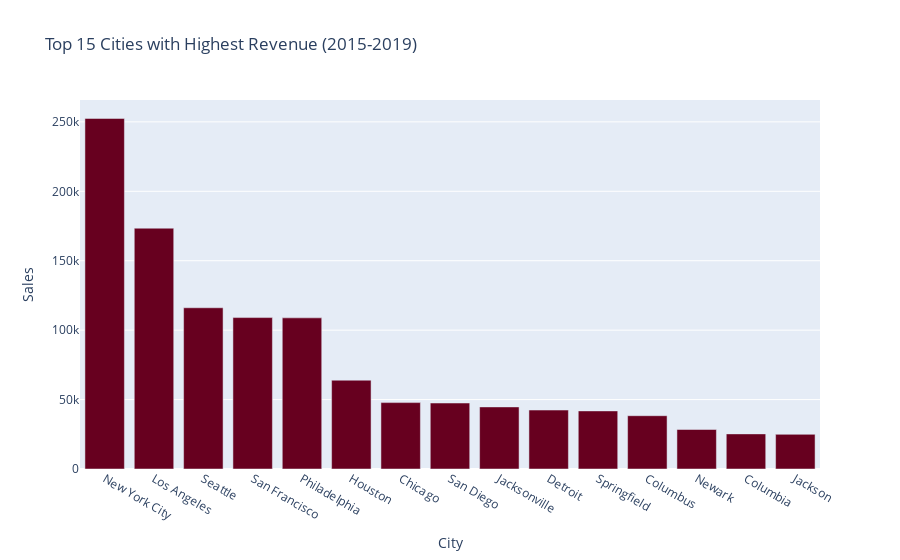

Write notebook code for a chart like this one.
### Markdown cell above
## Top 15 Cities with Most Sales

### Code cell
top_cities= df.groupby("City").sum(numeric_only=True).sort_values("Sales",ascending=False).head(15)
top_cities= top_cities[['Sales']].round(2)
top_cities.reset_index(inplace=True)
top_cities.reset_index(inplace=True)

fig=px.bar(top_cities,x='City',y='Sales',title="Top 15 Cities with Highest Revenue (2015-2019)",color_discrete_sequence=px.colors.sequential.RdBu)
fig.show()

### Figure 1 — Plotly figure (JSON) as saved in the notebook; plotly's stock layout.template omitted (floating-point values rounded to 4 significant figures)
{"data": [{"hovertemplate": "City=%{x}<br>Sales=%{y}<extra></extra>", "legendgroup": "", "marker": {"color": "rgb(103,0,31)", "pattern": {"shape": ""}}, "name": "", "orientation": "v", "showlegend": false, "textposition": "auto", "type": "bar", "x": ["New York City", "Los Angeles", "Seattle", "San Francisco", "Philadelphia", "Houston", "Chicago", "San Diego", "Jacksonville", "Detroit", "Springfield", "Columbus", "Newark", "Columbia", "Jackson"], "xaxis": "x", "y": [252500.0, 173400.0, 116100.0, 109000.0, 108800.0, 63960.0, 47820.0, 47520.0, 44710.0, 42450.0, 41830.0, 38380.0, 28450.0, 25280.0, 24960.0], "yaxis": "y"}], "layout": {"barmode": "relative", "legend": {"tracegroupgap": 0}, "title": {"text": "Top 15 Cities with Highest Revenue (2015-2019)"}, "xaxis": {"anchor": "y", "domain": [0, 1], "title": {"text": "City"}}, "yaxis": {"anchor": "x", "domain": [0, 1], "title": {"text": "Sales"}}}}
